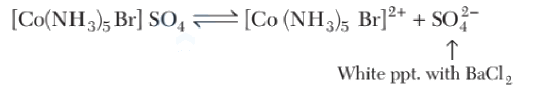
#> input picture pyq_export/bitsat__c62d2c/chemistry__c62d2e/coordination_compounds__25dc7d/2022/unknown_shift/q_0013/assets/st0013_99db5a8b9dc4.png, 560 x 88 px
$ python -i remove_watermarks.py   (imports and definitions only)
#> lines starting #> are read from the running program, lines starting #| are printed output that depends on the picture; after the words box and inside, x2 and y2 are one past the last pixel; in counts of white or black regions, pixels touching at a corner belong together
import os
from pathlib import Path
from typing import List, Tuple
import argparse
from concurrent.futures import ProcessPoolExecutor, as_completed
from tqdm import tqdm
from PIL import Image
import numpy as np

# Globals for multiprocessing
WM_VALUES = None
WM_TOLERANCE = None
WM_BACKUP = None
WM_OUTPUT_SUFFIX = None


# [6 lines left out: function _init_worker, not called in this run]


def _pack_rgb(img_array: np.ndarray) -> np.ndarray:
    r = img_array[:, :, 0].astype(np.uint32)
    g = img_array[:, :, 1].astype(np.uint32)
    b = img_array[:, :, 2].astype(np.uint32)
    return (r << 16) | (g << 8) | b


# [11 lines left out: function _build_watermark_values, not called in this run]


def _detect_mask_fast(img_array: np.ndarray) -> np.ndarray:
    # Convert to RGB if needed
    if len(img_array.shape) == 2:
        img_array = np.stack([img_array] * 3, axis=-1)
    elif img_array.shape[2] == 4:
        img_array = img_array[:, :, :3]

    packed = _pack_rgb(img_array)
    mask = np.isin(packed, WM_VALUES)

    # Additional light grayish watermark variants
    r = img_array[:, :, 0].astype(np.int16)
    g = img_array[:, :, 1].astype(np.int16)
    b = img_array[:, :, 2].astype(np.int16)
    brightness = (r.astype(np.int32) + g.astype(np.int32) + b.astype(np.int32)) / 3
    color_variance = np.maximum(np.maximum(np.abs(r - g), np.abs(g - b)), np.abs(r - b))
    additional = (brightness > 238) & (brightness < 250) & (color_variance < 12)
    mask = mask | additional

    # Exclude dark pixels
    mask = mask & (brightness >= 180)

    # Pick up faint bluish remnants of the watermark logo
    blue_bias = (b - r >= 6) & (b - g >= 4)
    light_blue = blue_bias & (brightness >= 200) & (brightness <= 245) & (color_variance <= 35)
    mask = mask | light_blue

    # Expand the mask slightly to remove edge outlines
    mask = _dilate_mask(mask, radius=1)

    return mask


def _dilate_mask(mask: np.ndarray, radius: int = 1) -> np.ndarray:
    if radius <= 0:
        return mask
    padded = np.pad(mask, radius, mode='constant', constant_values=False)
    out = np.zeros_like(mask, dtype=bool)
    for dy in range(-radius, radius + 1):
        for dx in range(-radius, radius + 1):
            out |= padded[
                radius + dy:radius + dy + mask.shape[0],
                radius + dx:radius + dx + mask.shape[1]
            ]
    return out


def _process_image(image_path: str) -> bool:
    try:
        image = Image.open(image_path)
#> image is the input picture: PIL image 560x88 RGB; mean R, G, B 245.5, 245.5, 245.6
        original_mode = image.mode
#> original_mode = 'RGB'

        if image.mode not in ['RGB', 'L']:
            image = image.convert('RGB')
        elif image.mode == 'L':
            image = image.convert('RGB')

        img_array = np.array(image)
        mask = _detect_mask_fast(img_array)
#> in _pack_rgb, `r = img_array[:, :, 0].astype(np.uint32)`:
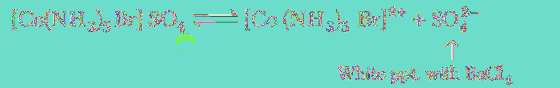
#> r: shape (88, 560) uint32; 217 distinct labels, from 32 to 255; one colour per label, 0 black
#> in _pack_rgb, `g = img_array[:, :, 1].astype(np.uint32)`:
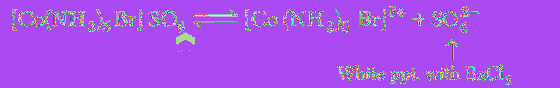
#> g: shape (88, 560) uint32; 216 distinct labels, from 30 to 255; one colour per label, 0 black
#> in _pack_rgb, `b = img_array[:, :, 2].astype(np.uint32)`:
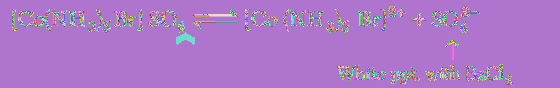
#> b: shape (88, 560) uint32; 220 distinct labels, from 31 to 255; one colour per label, 0 black
#> in _detect_mask_fast, `mask = np.isin(packed, WM_VALUES)`: mask: shape (88, 560) bool; every value is 0
#> in _detect_mask_fast, `color_variance = np.maximum(np.maximum(np.abs(r - g), np.abs(g - b)), ..`:
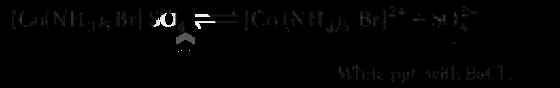
#> color_variance: shape (88, 560) int16; min 0, max 23, mean 0.2; drawn with min black and max white
#> in _detect_mask_fast, `blue_bias = (b - r >= 6) & (b - g >= 4)`:
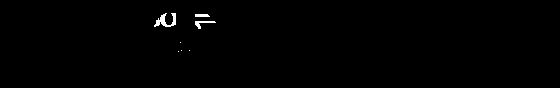
#> blue_bias: shape (88, 560) bool; 0.52% white; 7 white regions (4 under 20 px), largest, box (x1, y1, x2, y2) and area: (154, 13, 176, 27) 145, (195, 21, 216, 29) 64, (195, 14, 210, 17) 42
#> in _detect_mask_fast, `light_blue = blue_bias & (brightness >= 200) & (brightness <= 245) & (..`: light_blue: shape (88, 560) bool; 0.13% white in thin lines or dots, all inside (x1, y1, x2, y2) = (155, 13, 208, 52)
#> in _dilate_mask, `padded = np.pad(mask, radius, mode='constant', constant_values=False)`: padded: shape (90, 562) bool; 0.13% white in thin lines or dots, all inside (x1, y1, x2, y2) = (156, 14, 209, 53)
#> after the loop in _dilate_mask, `for dy in range(-radius, radius + 1):`:
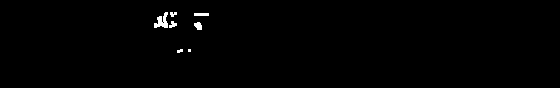
#> out: shape (88, 560) bool; 0.62% white; 7 white regions (2 under 20 px), largest, box (x1, y1, x2, y2) and area: (154, 12, 168, 28) 128, (194, 22, 202, 30) 48, (194, 13, 209, 16) 45, (169, 21, 177, 28) 34, (170, 12, 177, 17) 25

        img_array[mask] = [255, 255, 255]
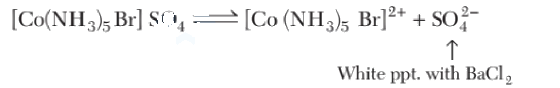
#> img_array: shape (88, 560, 3); 0.35% of pixels changed, all inside (x1, y1, x2, y2) = (154, 12, 209, 52)

        result = Image.fromarray(img_array)
        if original_mode in ['P', 'PA']:
            result = result.convert('RGB')
        elif original_mode == 'L':
            result = result.convert('L')

        if WM_OUTPUT_SUFFIX:
            path = Path(image_path)
            output_path = str(path.parent / f"{path.stem}{WM_OUTPUT_SUFFIX}{path.suffix}")
        else:
            if WM_BACKUP:
                backup_path = image_path + ".backup"
                if not os.path.exists(backup_path):
                    import shutil
                    shutil.copy2(image_path, backup_path)
            output_path = image_path

        if image_path.lower().endswith('.jpg') or image_path.lower().endswith('.jpeg'):
            result.save(output_path, 'JPEG', quality=90, optimize=False)
        elif image_path.lower().endswith('.png'):
            result.save(output_path, 'PNG', optimize=False, compress_level=1)
        else:
            result.save(output_path)

        return True
    except Exception as e:
        print(f"Error processing {image_path}: {str(e)}")
        return False


class WatermarkRemover:
    """Class to handle watermark detection and removal from images."""

    def __init__(self, backup: bool = False, output_suffix: str = ""):
        self.backup = backup
        self.output_suffix = output_suffix

    # [223 lines left out: functions find_all_images, process_images, process_directory, main, not called in this run]


# [2 lines not run here, left out]

>>> result = _process_image('pyq_export/bitsat__c62d2c/chemistry__c62d2e/coordination_compounds__25dc7d/2022/unknown_shift/q_0013/assets/st0013_99db5a8b9dc4.png')

$ run again, on pyq_export/bitsat__c62d2c/physics__c62d2d/electrostatics__599b78/2014/unknown_shift/q_0024/assets/ot1_0024_4792f18ed357.png
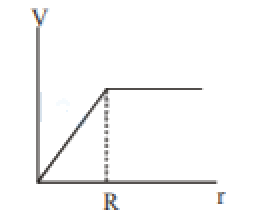
#> input picture pyq_export/bitsat__c62d2c/physics__c62d2d/electrostatics__599b78/2014/unknown_shift/q_0024/assets/ot1_0024_4792f18ed357.png, 133 x 105 px (shown 2 times larger)
#> in _process_image, image is the input picture: PIL image 133x105 RGB; mean R, G, B 248.9, 248.8, 248.7
#> mask: shape (105, 133) bool; every value is 0
#> in _detect_mask_fast, `blue_bias = (b - r >= 6) & (b - g >= 4)`:
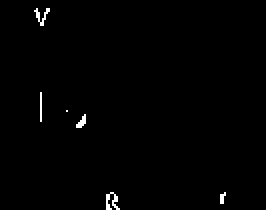
#> blue_bias: shape (105, 133) bool (shown 2 times larger); 0.75% white in thin lines or dots, all inside (x1, y1, x2, y2) = (17, 4, 113, 105)
#> light_blue: shape (105, 133) bool; 0.27% white in thin lines or dots, all inside (x1, y1, x2, y2) = (19, 4, 113, 105)
#> padded: shape (107, 135) bool; 0.26% white in thin lines or dots, all inside (x1, y1, x2, y2) = (20, 5, 114, 106)
#> in _process_image, `img_array[mask] = [255, 255, 255]`:
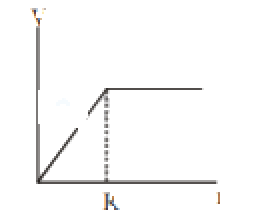
#> img_array: shape (105, 133, 3) (shown 2 times larger); 0.85% of pixels changed, all inside (x1, y1, x2, y2) = (18, 4, 113, 105)

$ run again, on pyq_export/bitsat__c62d2c/physics__c62d2d/oscillations__d9d8bb/2017/unknown_shift/q_0016/assets/qt0016_8f75afbfee6f.png
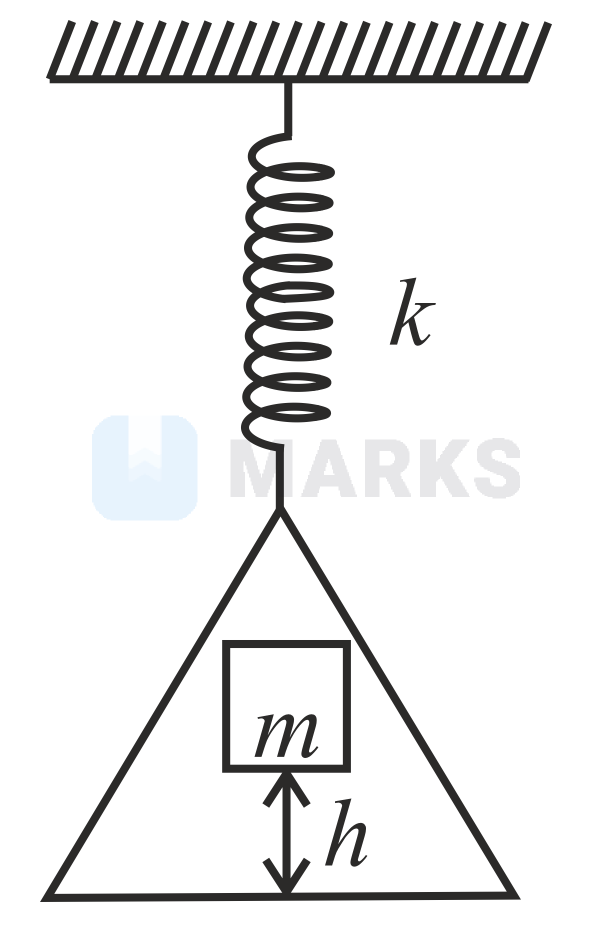
#> input picture pyq_export/bitsat__c62d2c/physics__c62d2d/oscillations__d9d8bb/2017/unknown_shift/q_0016/assets/qt0016_8f75afbfee6f.png, 1224 x 1872 px (shown at 1/2 size)
#> in _process_image, image is the input picture: PIL image 1224x1872 RGBA; mean R, G, B, A 236.6, 236.7, 236.9, 255
#> image: PIL image 1224x1872 RGB
#> additional: shape (1872, 1224) bool; 0.1% white in thin lines or dots, all inside (x1, y1, x2, y2) = (81, 40, 1103, 1804)
#> blue_bias: shape (1872, 1224) bool; 1.6% white; 1 white region, box (x1, y1, x2, y2) and area: (184, 831, 395, 1041) 36127
#> light_blue: shape (1872, 1224) bool; 1.5% white; 1 white region, box (x1, y1, x2, y2) and area: (184, 831, 395, 1041) 33844
#> padded: shape (1874, 1226) bool; 1.6% white; 1587 white regions (1585 under 20 px), largest, box (x1, y1, x2, y2) and area: (185, 832, 396, 1042) 33859, (462, 1297, 686, 1298) 224
#> in _process_image, `img_array[mask] = [255, 255, 255]`:
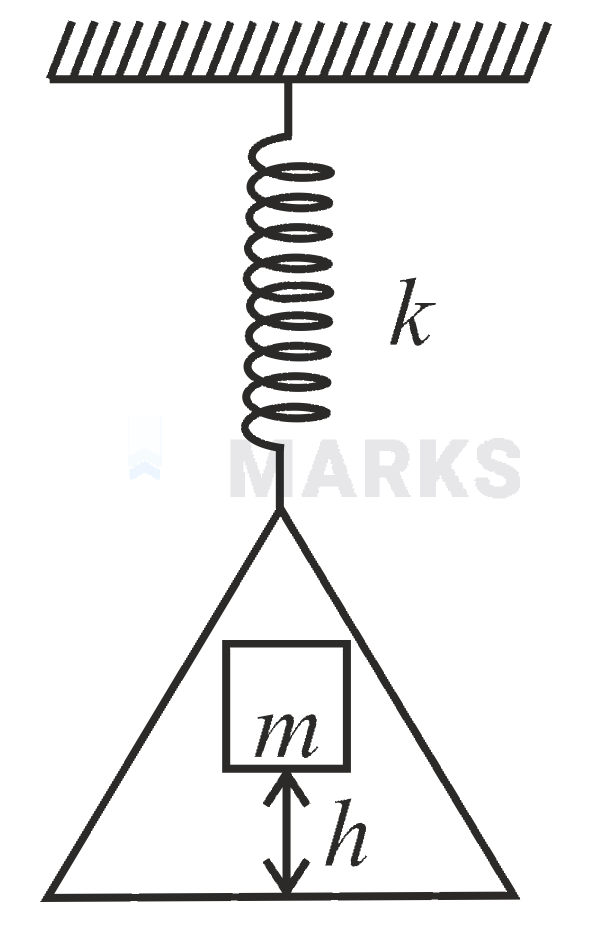
#> img_array: shape (1872, 1224, 3) (shown at 1/2 size); mean R, G, B 237.5, 237.4, 237.4
